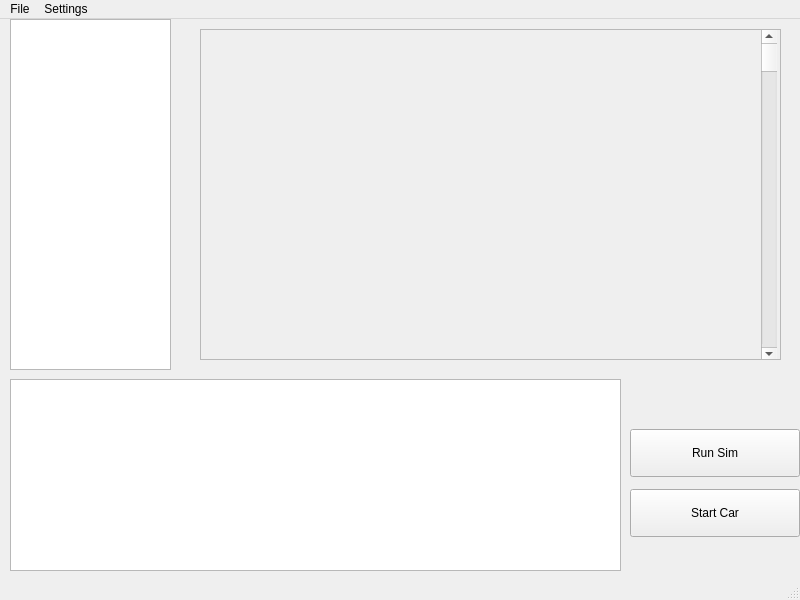
<?xml version="1.0" encoding="UTF-8"?>
<ui version="4.0">
 <class>MainWindow</class>
 <widget class="QMainWindow" name="MainWindow">
  <property name="geometry">
   <rect>
    <x>0</x>
    <y>0</y>
    <width>800</width>
    <height>600</height>
   </rect>
  </property>
  <property name="windowTitle">
   <string>RosLauncher</string>
  </property>
  <widget class="QWidget" name="centralwidget">
   <widget class="QTreeView" name="treeView">
    <property name="geometry">
     <rect>
      <x>10</x>
      <y>0</y>
      <width>161</width>
      <height>351</height>
     </rect>
    </property>
   </widget>
   <widget class="QPushButton" name="StartCarBttn">
    <property name="geometry">
     <rect>
      <x>630</x>
      <y>470</y>
      <width>170</width>
      <height>48</height>
     </rect>
    </property>
    <property name="text">
     <string>Start Car</string>
    </property>
   </widget>
   <widget class="QPushButton" name="runSimBttn">
    <property name="geometry">
     <rect>
      <x>630</x>
      <y>410</y>
      <width>170</width>
      <height>48</height>
     </rect>
    </property>
    <property name="text">
     <string>Run Sim</string>
    </property>
   </widget>
   <widget class="QTextBrowser" name="logBrowser">
    <property name="geometry">
     <rect>
      <x>10</x>
      <y>360</y>
      <width>611</width>
      <height>192</height>
     </rect>
    </property>
   </widget>
   <widget class="QScrollArea" name="scrollArea">
    <property name="geometry">
     <rect>
      <x>200</x>
      <y>10</y>
      <width>581</width>
      <height>331</height>
     </rect>
    </property>
    <property name="widgetResizable">
     <bool>true</bool>
    </property>
    <widget class="QWidget" name="scrollAreaWidgetContents">
     <property name="geometry">
      <rect>
       <x>0</x>
       <y>0</y>
       <width>579</width>
       <height>329</height>
      </rect>
     </property>
     <widget class="QScrollBar" name="verticalScrollBar">
      <property name="geometry">
       <rect>
        <x>560</x>
        <y>0</y>
        <width>16</width>
        <height>331</height>
       </rect>
      </property>
      <property name="orientation">
       <enum>Qt::Vertical</enum>
      </property>
     </widget>
    </widget>
   </widget>
  </widget>
  <widget class="QMenuBar" name="menubar">
   <property name="geometry">
    <rect>
     <x>0</x>
     <y>0</y>
     <width>800</width>
     <height>22</height>
    </rect>
   </property>
   <widget class="QMenu" name="menuFile">
    <property name="title">
     <string>File</string>
    </property>
    <addaction name="actionSelect_Profile"/>
   </widget>
   <widget class="QMenu" name="menuSettings">
    <property name="title">
     <string>Settings</string>
    </property>
   </widget>
   <addaction name="menuFile"/>
   <addaction name="menuSettings"/>
  </widget>
  <widget class="QStatusBar" name="statusbar"/>
  <action name="actionSelect_Profile">
   <property name="text">
    <string>Select Profile</string>
   </property>
  </action>
 </widget>
 <resources/>
 <connections/>
</ui>
